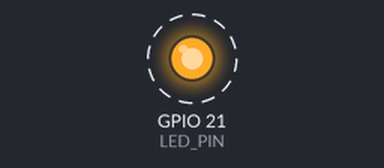
Bench run of a sketch on a simulated Seeed XIAO ESP32-S3. Shown: output pins drawn as LEDs (lit = HIGH). Dashed ring = blinking. What the sketch prints to the serial monitor is not drawn.

Above: at 1.2 s.
Timing chart, 0 to 4.0 s (numbered marks = the images above):
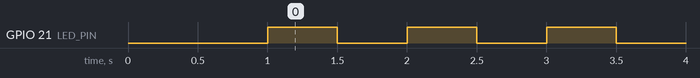

Measured:
- by itself, GPIO 21 (LED_PIN): alternates HIGH for 0.50 s and LOW for 0.50 s

The sketch:

led-test.ino
```cpp
#define LED_PIN 21   // XIAO ESP32-S3 dahili LED (çoğu kartta 21)

void setup() {
  pinMode(LED_PIN, OUTPUT);
  Serial.begin(115200);
  delay(1000);
  Serial.println("XIAO ESP32-S3 Test Basladi");
}

void loop() {
  digitalWrite(LED_PIN, HIGH);
  Serial.println("LED ON");
  delay(500);

  digitalWrite(LED_PIN, LOW);
  Serial.println("LED OFF");
  delay(500);
}
```
